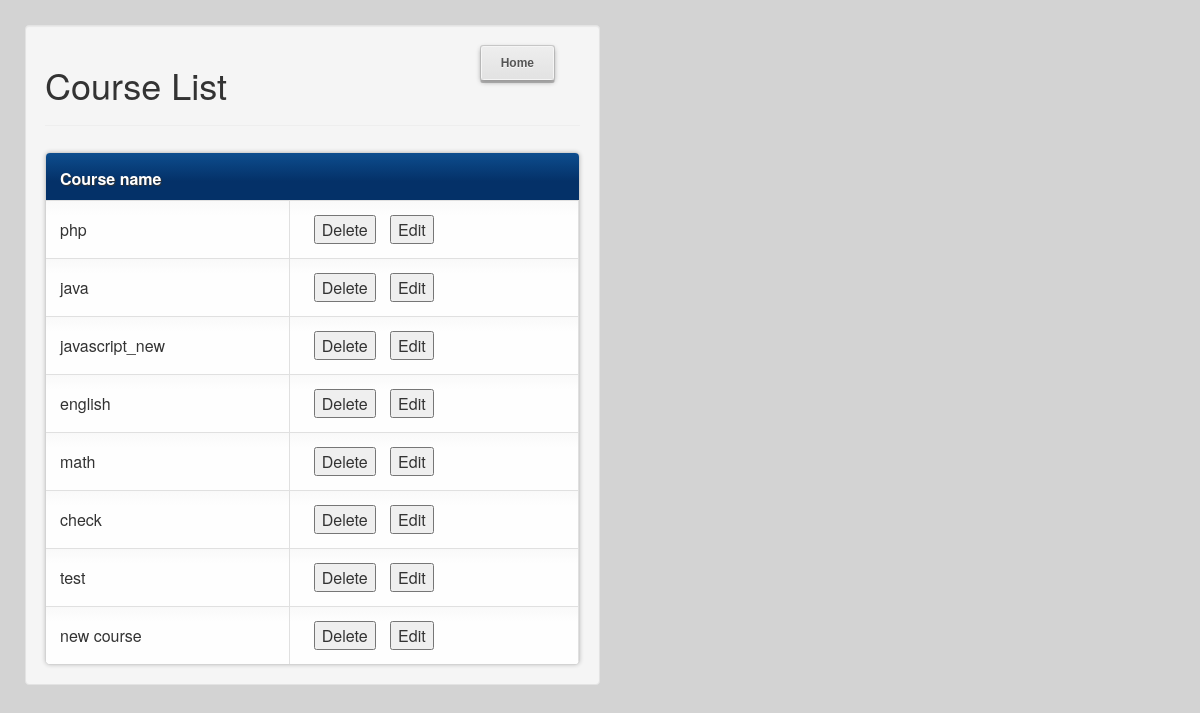
Page /courseList.php on the committed database.
### tables this page shows
CREATE TABLE IF NOT EXISTS `course` (
  `course_id` int(11) NOT NULL AUTO_INCREMENT,
  `course_name` text NOT NULL,
  `course_details` text NOT NULL,
  `is_active` tinyint(1) NOT NULL,
  `date_created` datetime NOT NULL DEFAULT CURRENT_TIMESTAMP,
  `date_updated` datetime NOT NULL DEFAULT CURRENT_TIMESTAMP,
  PRIMARY KEY (`course_id`)
);

### include/Course.php (called while the page is built, shortened)
<?php
	class Course{
		public $db;
		public function __construct(){
			$this->db = new mysqli(DB_SERVER, DB_USERNAME, DB_PASSWORD, DB_DATABASE);
		}
		public function get_courses(){
    		$sql2 ="SELECT `course_name`,`course_id` FROM course WHERE is_active = 1";
	        $result = mysqli_query($this->db,$sql2);
	  		$course_data = array();
			while ($row = mysqli_fetch_assoc($result)) {
			  $course_data[] = $row;
			}
	        if(count($course_data))
	        	return $course_data;
	        else
	        	return false;
    	}
	}
?>

### courseList.php (the view, shortened to what this page needs)
<?php
	include_once 'include/Course.php';
  include_once 'include/common_includes.php';
	$course_obj = new Course();
?>
<div class="well" id="container">
<a class="button" href="index.php">Home</a>
<h1>Course List</h1>
<hr>
<?php
    $courseList = $course_obj->get_courses();
    if(!empty($courseList)) { ?>
    <table>
    	<tr>
    		<th>Course name</th>
    		<th></th>
    	</tr>
	<?php
		foreach ($courseList as $course) { ?>
			<tr id="row_<?= $course['course_id']?>">
			    <td id="fname_col_<?= $course['course_id']?>"><?= $course['course_name']?></td>
			    <td><button  style="margin:10px" class="deleteCourse" data-id="<?= $course['course_id']?>">Delete</button>
			    	<button  id="update_<?= $course['course_id']?>" class="editCourse" data-cname="<?= $course['course_name']?>" data-id="<?= $course['course_id']?>">Edit</button></td>
			</tr>
		<?php } ?>
    </table>
    <?php } else { ?>
      <h4 style="text-align:center">No courses available</h4>
    <?php }
	?>
</div>

### include/common_includes.php (shortened to what this page needs)
<link rel="stylesheet" href="https://maxcdn.bootstrapcdn.com/bootstrap/3.3.7/css/bootstrap.min.css">
<link rel="stylesheet" href="/epic_student/include/css/main.css">

### include/css/main.css (style rules this page uses)
.well { max-width: 50% }
.button::before { -webkit-border-radius: 3px; -moz-border-radius: 3px; -webkit-box-shadow: #959595 0 2px 5px; -moz-box-shadow: #959595 0 2px 5px; border-radius: 3px; box-shadow: #959595 0 2px 5px; content: ""; display: block; left: 0; padding: 2px 0 0; position: absolute; top: 0; width:100%; height:100%; }
.button { -moz-box-shadow: inset 0 0 0 1px #63ad0d; -webkit-box-shadow: inset 0 0 0 1px #63ad0d; -moz-border-radius: 3px; -webkit-border-radius: 3px; background: #eee; background: -webkit-gradient(linear, 0 0, 0 bottom, from(#eee), to(#e2e2e2)); background: -moz-linear-gradient(#eee, #e2e2e2); background: linear-gradient(#eee, #e2e2e2); border: solid 1px #d0d0d0; border-bottom: solid 3px #b2b1b1; border-radius: 3px; box-shadow: inset 0 0 0 1px #f5f5f5; color: #555; display: inline-block; font: bold 12px Arial, Helvetica, Clean, sans-serif; margin: 0 25px 25px 0; padding: 10px 20px; position: relative; text-align: center; text-decoration: none; text-shadow: 0 1px 0 #fafafa; }
a.button { -moz-box-shadow: inset 0 0 0 1px #63ad0d; -webkit-box-shadow: inset 0 0 0 1px #63ad0d; -moz-border-radius: 3px; -webkit-border-radius: 3px; float: right; background: #eee; background: -webkit-gradient(linear, 0 0, 0 bottom, from(#eee), to(#e2e2e2)); background: -moz-linear-gradient(#eee, #e2e2e2); background: linear-gradient(#eee, #e2e2e2); border: solid 1px #d0d0d0; border-bottom: solid 3px #b2b1b1; border-radius: 3px; box-shadow: inset 0 0 0 1px #f5f5f5; color: #555; display: inline-block; font: bold 12px Arial, Helvetica, Clean, sans-serif; margin: 0 25px 25px 0; padding: 10px 20px; position: relative; text-align: center; text-decoration: none; text-shadow: 0 1px 0 #fafafa; }
table { overflow:hidden; border:1px solid #d3d3d3; background:#fefefe; width:100%; margin:5% auto 0; -moz-border-radius:5px; -webkit-border-radius:5px; border-radius:5px; -moz-box-shadow: 0 0 4px rgba(0, 0, 0, 0.2); -webkit-box-shadow: 0 0 4px rgba(0, 0, 0, 0.2); border-collapse: separate !important; }
table th, td { padding: 4px 14px 4px; text-align:left; }
table th { padding-top:14px; padding-bottom:10px; text-shadow: 1px 1px 1px #333; background:#043168; color:#fff; font-size:16px; font-weight:700; }
table td { border-top:1px solid #e0e0e0; border-right:1px solid #e0e0e0; }
table td, th { text-align:left }
table td { background: -moz-linear-gradient(100% 25% 90deg, #fefefe, #f9f9f9); background: -webkit-gradient(linear, 0% 0%, 0% 25%, from(#f9f9f9), to(#fefefe)); }
table th { background: -moz-linear-gradient(100% 60% 90deg, #043168, #0D4D8E); background: -webkit-gradient(linear, 0% 0%, 0% 60%, from(#0D4D8E), to(#043168)); }

### rows in the picture
course: course_name "php"
course: course_name "java"
course: course_name "javascript_new"
course: course_name "english"
course: course_name "math"
course: course_name "check"
course: course_name "test"
course: course_name "new course"
